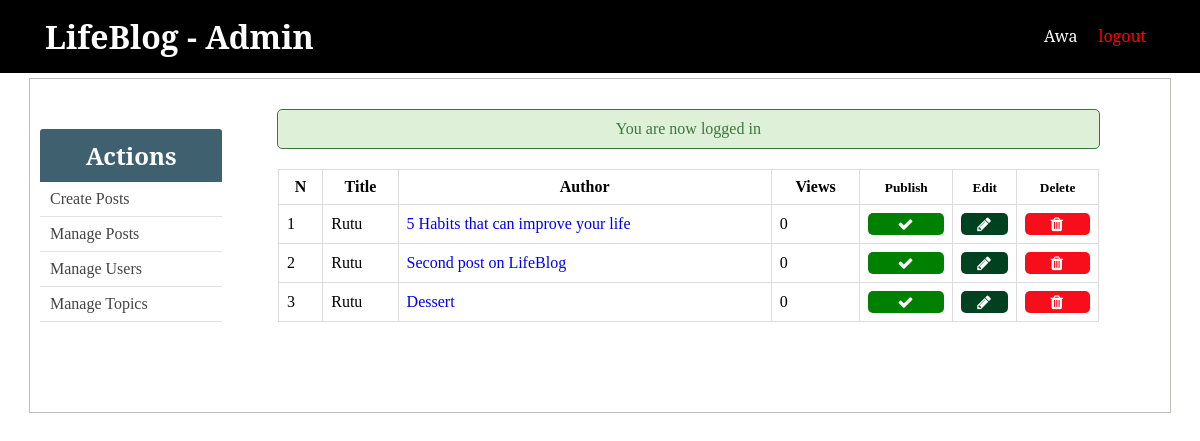
/admin/posts.php (signed in), run on the app's committed database.
### tables this page shows
CREATE TABLE `posts` (
  `id` int(11) NOT NULL,
  `user_id` int(11) DEFAULT NULL,
  `title` varchar(255) NOT NULL,
  `slug` varchar(255) NOT NULL,
  `views` int(11) NOT NULL DEFAULT 0,
  `image` varchar(255) NOT NULL,
  `body` text NOT NULL,
  `published` tinyint(1) NOT NULL,
  `created_at` timestamp NOT NULL DEFAULT current_timestamp() ON UPDATE current_timestamp(),
  `updated_at` timestamp NOT NULL DEFAULT current_timestamp()
);

### admin/includes/post_functions.php (called while the page is built, shortened)
<?php
function getAllPosts()
{
	global $conn;
	if ($_SESSION['user']['role'] == "Admin") {
		$sql = "SELECT * FROM posts";
	} elseif ($_SESSION['user']['role'] == "Author") {
		$user_id = $_SESSION['user']['id'];
		$sql = "SELECT * FROM posts WHERE user_id=$user_id";
	}
	$result = mysqli_query($conn,$sql);
	$posts = mysqli_fetch_all($result, MYSQLI_ASSOC);
	$final_posts = array();
	foreach ($posts as $post) {
		$post['author'] = getPostAuthorById($post['user_id']);
		array_push($final_posts, $post);
	}
	return $final_posts;
}
function getPostAuthorById($user_id)
{
	global $conn;
	$sql = "SELECT username FROM users WHERE id=$user_id";
	$result = mysqli_query($conn, $sql);
	if ($result) {
		return mysqli_fetch_assoc($result)['username'];
	} else {
		return null;
	}
}
?>

### admin/posts.php (the view, shortened to what this page needs)
<?php  include('../config.php'); ?>
<?php  include(ROOT_PATH . '/admin/includes/post_functions.php'); ?>
<?php include(ROOT_PATH . '/admin/includes/head_section.php'); ?>
<?php $posts = getAllPosts(); ?>
</head>
<body>
	<?php include(ROOT_PATH . '/admin/includes/navbar.php') ?>
	<div class="container content">
		<?php include(ROOT_PATH . '/admin/includes/menu.php') ?>
		<div class="table-div"  style="width: 80%;">
			<?php include(ROOT_PATH . '/includes/messages.php') ?>
			<?php if (empty($posts)): ?>
				<h1 style="text-align: center; margin-top: 20px;">No posts in the database.</h1>
			<?php else: ?>
				<table class="table">
						<thead>
						<th>N</th>
						<th>Title</th>
						<th>Author</th>
						<th>Views</th>
						<?php if ($_SESSION['user']['role'] == "Admin"): ?>
							<th><small>Publish</small></th>
						<?php endif ?>
						<th><small>Edit</small></th>
						<th><small>Delete</small></th>
					</thead>
					<tbody>
					<?php foreach ($posts as $key => $post): ?>
						<tr>
							<td><?php echo $key + 1; ?></td>
							<td><?php echo $post['author']; ?></td>
							<td>
								<a 	target="_blank"
								href="<?php echo BASE_URL . 'single_post.php?post-slug=' . $post['slug'] ?>">
									<?php echo $post['title']; ?>
								</a>
							</td>
							<td><?php echo $post['views']; ?></td>
							<?php if ($_SESSION['user']['role'] == "Admin" ): ?>
								<td>
								<?php if ($post['published'] == true): ?>
									<a class="fa fa-check btn unpublish"
										href="posts.php?unpublish=<?php echo $post['id'] ?>">
									</a>
								<?php else: ?>
									<a class="fa fa-times btn publish"
										href="posts.php?publish=<?php echo $post['id'] ?>">
									</a>
								<?php endif ?>
								</td>
							<?php endif ?>
							<td>
								<a class="fa fa-pencil btn edit"
									href="create_post.php?edit-post=<?php echo $post['id'] ?>">
								</a>
							</td>
							<td>
								<a  class="fa fa-trash btn delete"
									href="create_post.php?delete-post=<?php echo $post['id'] ?>">
								</a>
							</td>
						</tr>
					<?php endforeach ?>
					</tbody>
				</table>
			<?php endif ?>
		</div>
	</div>
</body>
</html>

### static/css/admin_styling.css (style rules this page uses)
* { margin: 0px; padding: 0px; }
a { text-decoration: none; }
table { border-collapse: collapse; width: 70%; margin: 20px auto; }
th, td { padding: 8px; text-align: left; border: 1px solid #ddd; }
th { text-align: center; }
.btn { color: white; background: #4E6166; text-align: center; border: none; border-radius: 5px; display: block; letter-spacing: .1em; padding: 13px 20px; text-decoration: none; }
.container { width: 95%; margin: 5px auto 50px; border: 1px solid #BFBCB3; padding: 10px 0px 50px; }
.container:after { content: ""; display: block; clear: both; }
.table-div { float: left; width: 47%; }
.table-div table { width: 90%; }
.table-div a.fa { color: white; padding: 3px; }
.table-div .edit { background: #004220; }
.table-div .delete { background: #F70E1A; }
.table-div .unpublish { background: green; }

### data on the page
posts: author "Rutu", title "5 Habits that can improve your life", views "0"
posts: author "Rutu", title "Second post on LifeBlog", views "0"
posts: author "Rutu", title "Dessert", views "0"

### other printed values
$_SESSION['message'] "You are now logged in"
